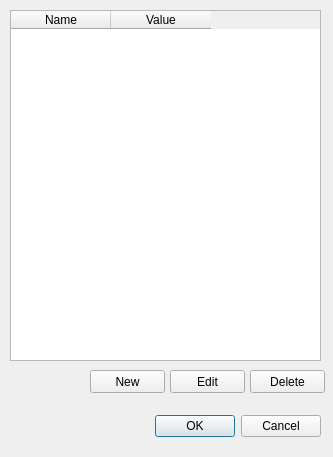
<?xml version="1.0" encoding="UTF-8"?>
<ui version="4.0">
 <class>EnviromentDialog</class>
 <widget class="QDialog" name="EnviromentDialog">
  <property name="geometry">
   <rect>
    <x>0</x>
    <y>0</y>
    <width>333</width>
    <height>457</height>
   </rect>
  </property>
  <property name="windowTitle">
   <string>Dialog</string>
  </property>
  <widget class="QDialogButtonBox" name="buttonBox">
   <property name="geometry">
    <rect>
     <x>-20</x>
     <y>410</y>
     <width>341</width>
     <height>32</height>
    </rect>
   </property>
   <property name="orientation">
    <enum>Qt::Horizontal</enum>
   </property>
   <property name="standardButtons">
    <set>QDialogButtonBox::Cancel|QDialogButtonBox::Ok</set>
   </property>
  </widget>
  <widget class="QTableWidget" name="varTable">
   <property name="geometry">
    <rect>
     <x>10</x>
     <y>10</y>
     <width>311</width>
     <height>351</height>
    </rect>
   </property>
   <property name="columnCount">
    <number>2</number>
   </property>
   <attribute name="verticalHeaderVisible">
    <bool>false</bool>
   </attribute>
   <column>
    <property name="text">
     <string>Name</string>
    </property>
   </column>
   <column>
    <property name="text">
     <string>Value</string>
    </property>
   </column>
  </widget>
  <widget class="QPushButton" name="newBtn">
   <property name="geometry">
    <rect>
     <x>90</x>
     <y>370</y>
     <width>75</width>
     <height>23</height>
    </rect>
   </property>
   <property name="text">
    <string>New</string>
   </property>
  </widget>
  <widget class="QPushButton" name="editBtn">
   <property name="geometry">
    <rect>
     <x>170</x>
     <y>370</y>
     <width>75</width>
     <height>23</height>
    </rect>
   </property>
   <property name="text">
    <string>Edit</string>
   </property>
  </widget>
  <widget class="QPushButton" name="deleteBtn">
   <property name="geometry">
    <rect>
     <x>250</x>
     <y>370</y>
     <width>75</width>
     <height>23</height>
    </rect>
   </property>
   <property name="text">
    <string>Delete</string>
   </property>
  </widget>
 </widget>
 <resources/>
 <connections>
  <connection>
   <sender>buttonBox</sender>
   <signal>accepted()</signal>
   <receiver>EnviromentDialog</receiver>
   <slot>accept()</slot>
   <hints>
    <hint type="sourcelabel">
     <x>248</x>
     <y>254</y>
    </hint>
    <hint type="destinationlabel">
     <x>157</x>
     <y>274</y>
    </hint>
   </hints>
  </connection>
  <connection>
   <sender>buttonBox</sender>
   <signal>rejected()</signal>
   <receiver>EnviromentDialog</receiver>
   <slot>reject()</slot>
   <hints>
    <hint type="sourcelabel">
     <x>316</x>
     <y>260</y>
    </hint>
    <hint type="destinationlabel">
     <x>286</x>
     <y>274</y>
    </hint>
   </hints>
  </connection>
 </connections>
</ui>
